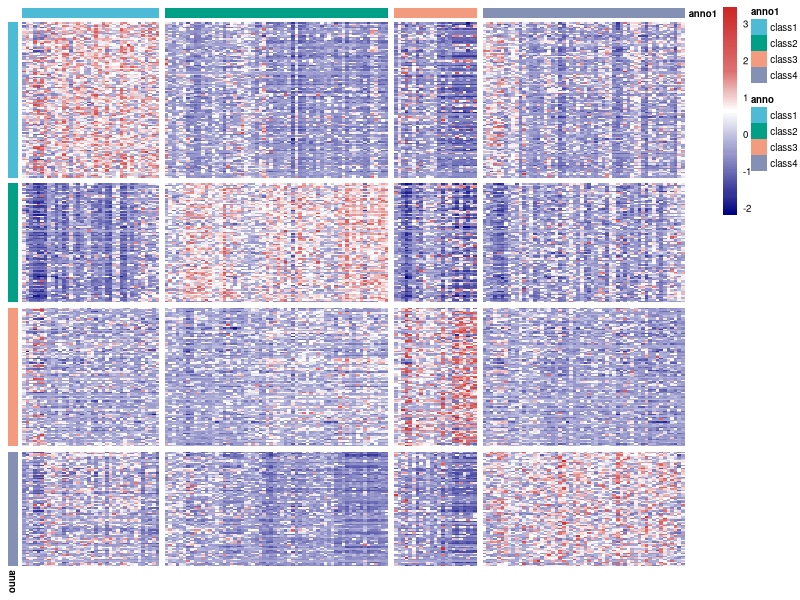

Write the R code that produced this figure.
col_cut=c(38,100,123)
library(pheatmap)
# setwd("E:\\mine\\work\\pancreatic\\version3\\code\\Fig3\\F-heatmap-TCGA")
data0=read.table("TCGA-overlap-heatmap.txt",sep='\t',header=FALSE)
anno1=c(rep("class1",38),rep("class2",62),rep("class3",23),rep("class4",56))
anno1=data.frame(anno1)
rownames(anno1)=as.character(t(colnames(data0))[1:179])
anno=c(rep('class1',106),rep('class2',81),rep('class3',94),rep('class4',78))
anno=data.frame(anno)
rownames(anno)=1:359
ann_colors = list(anno1 = c(class1 = "#4dbbd5", class2 = "#00a087",class3 = "#f39b7f",class4="#8491b4"), anno=c(class1 = "#4dbbd5", class2 = "#00a087",class3 = "#f39b7f",class4="#8491b4"))
H=3
W=8
library(RColorBrewer)
color1=colorRampPalette(c("navy", "white"))(6)
color10=colorRampPalette(c(color1[1],color1[2]))(10)
color11=colorRampPalette(c(color1[2],color1[4]))(20)
color12=colorRampPalette(c(color1[4],color1[6]))(20)
color2=colorRampPalette(c( "white", "firebrick3"))(4)
color20=colorRampPalette(color2[1:3])(20)
color21=colorRampPalette(color2[3:4])(30)
mycolor=c(color10,color11,color12,color20,color21)

library(RColorBrewer)
# color1=colorRampPalette(c("navy", "white"))(4)
# color10=colorRampPalette(c(color1[1],color1[2]))(35)
# color11=colorRampPalette(c(color1[2],color1[4]))(15)
# color2=colorRampPalette(c( "white", "firebrick3"))(4)
# color20=colorRampPalette(c(color2[1],color2[3]))(15)
# color21=colorRampPalette(c(color2[3],color2[4]))(35)
# mycolor=c(color10,color11,color20,color21)
# rownames(data0)=as.character(1:dim(data0)[1])
ATAC_zscore=as.matrix(data0)
data0=as.matrix(data0)
for (i in 1:dim(data0)[1])
{
  mean0=mean(data0[i,])
  sigma=sd(data0[i,])
  ATAC_zscore[i,]=(data0[i,]-mean0)/sigma
}
ATAC_zscore[ATAC_zscore>0]=sqrt(ATAC_zscore[ATAC_zscore>0])
rownames(ATAC_zscore)=1:359

pdf(paste0("TCGA-overlap-heatmap.pdf"),height=H,width=W)
pheatmap(ATAC_zscore,fontsize=7,color = mycolor, fontsize_row = 0.1, fontsize_col = 0.1,cluster_cols=FALSE,cluster_rows=FALSE,annotation_col=anno1,annotation_row=anno, annotation_colors = ann_colors,gaps_col = col_cut,gaps_row = c(106,187,281))
dev.off()


